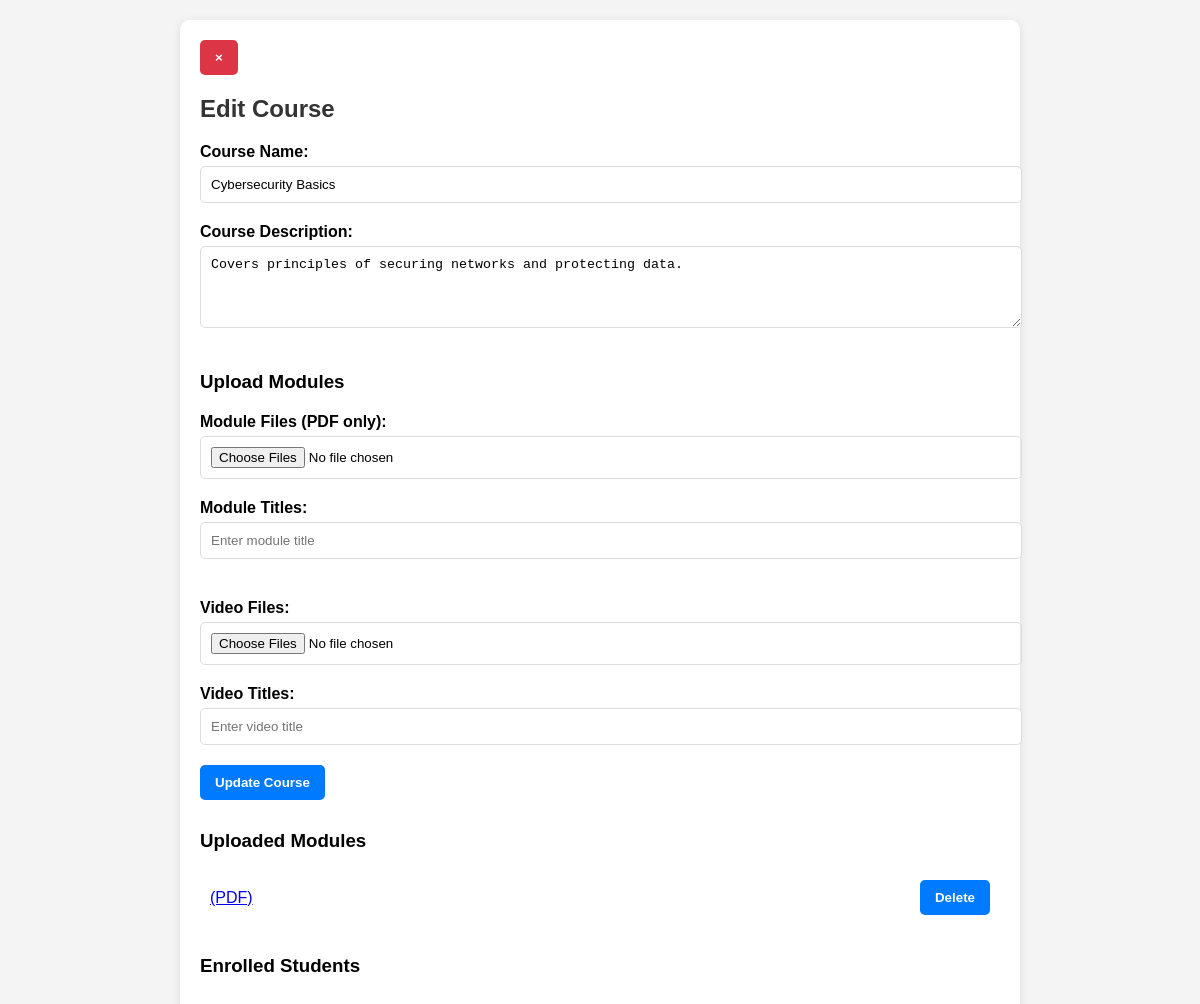
The page /edit_course.php?course_id=13 on the database its author committed.
### tables this page shows
CREATE TABLE `courses` (
  `id` int(11) NOT NULL,
  `course_name` varchar(255) NOT NULL,
  `course_description` text DEFAULT NULL,
  `course_image` varchar(255) DEFAULT NULL,
  `instructor_id` int(11) DEFAULT NULL,
  `instructor_name` varchar(255) DEFAULT NULL,
  `overview` text DEFAULT NULL
);

CREATE TABLE `modules` (
  `id` int(11) NOT NULL,
  `course_id` int(11) NOT NULL,
  `title` varchar(255) NOT NULL,
  `module_file` varchar(255) DEFAULT NULL,
  `video_file` varchar(255) DEFAULT NULL,
  `created_at` timestamp NOT NULL DEFAULT current_timestamp()
);

### edit_course.php (the view, shortened to what this page needs)
<?php
$host = 'localhost';
$db_name = 'lms';
$username = 'root';
$password = '';
try {
    $pdo = new PDO("mysql:host=$host;dbname=$db_name", $username, $password);
    $pdo->setAttribute(PDO::ATTR_ERRMODE, PDO::ERRMODE_EXCEPTION);
} catch (PDOException $e) {
    die("Error: " . $e->getMessage());
}
$course_id = $_GET['course_id'];
$stmt = $pdo->prepare("SELECT * FROM courses WHERE id = ?");
$stmt->execute([$course_id]);
$course = $stmt->fetch(PDO::FETCH_ASSOC);
$modules = $pdo->prepare("SELECT * FROM modules WHERE course_id = ?");
$modules->execute([$course_id]);
$uploaded_modules = $modules->fetchAll(PDO::FETCH_ASSOC);
?>
<!DOCTYPE html>
<html lang="en">
<head>
</head>
<body>
<div class="container">
        <button class="close-btn" onclick="window.history.back();">×</button>
        <h2>Edit Course</h2>
        <form method="post" enctype="multipart/form-data">
            <label for="course_name">Course Name:</label>
            <input type="text" name="course_name" id="course_name" value="<?php echo htmlspecialchars($course['course_name']); ?>" required>
            <label for="course_description">Course Description:</label>
            <textarea name="course_description" id="course_description" rows="4" required><?php echo htmlspecialchars($course['course_description']); ?></textarea>
            <h3>Upload Modules</h3>
            <div class="file-upload">
                <label>Module Files (PDF only):</label>
                <input type="file" name="module_file[]" accept=".pdf" multiple>
                <label>Module Titles:</label>
                <input type="text" name="module_title[]" placeholder="Enter module title" >
            </div>
            <div class="file-upload">
                <label>Video Files:</label>
                <input type="file" name="video_file[]" accept=".mp4,.avi,.mov" multiple>
                <label>Video Titles:</label>
                <input type="text" name="video_title[]" placeholder="Enter video title" >
            </div>
            <button type="submit" name="update_course">Update Course</button>
        </form>
        <div class="uploaded-files">
            <h3>Uploaded Modules</h3>
            <ul>
                <?php foreach ($uploaded_modules as $module): ?>
                    <?php if (!empty($module['module_file'])): ?>
                        <li>
                            <a href="<?php echo htmlspecialchars($module['module_file']); ?>" target="_blank">
                                <?php echo htmlspecialchars($module['title']); ?> (PDF)
                            </a>
                            <form action="edit_course.php?delete_module_id=<?php echo $module['id']; ?>" method="post" style="display:inline;">
                                <button class="delete-btn" type="submit">Delete</button>
                            </form>
                        </li>
                    <?php endif; ?>
                <?php endforeach; ?>
            </ul>
        </div>
        <div class="enrolled-students">
            <h3>Enrolled Students</h3>
        </div>
    </div>
</body>
</html>

### edit_course.php (style rules this page uses)
body { font-family: Arial, sans-serif; background-color: #f4f4f4; margin: 0; padding: 20px; }
.container { max-width: 800px; margin: 0 auto; background-color: #ffffff; padding: 20px; border-radius: 10px; box-shadow: 0 2px 10px rgba(0, 0, 0, 0.1); }
h2 { color: #333; }
label { font-weight: bold; }
input[type="text"], textarea, input[type="file"] { width: 100%; padding: 10px; margin: 5px 0 20px; border: 1px solid #ddd; border-radius: 5px; }
button { padding: 10px 15px; background-color: #007bff; color: #ffffff; border: none; border-radius: 5px; cursor: pointer; font-weight: bold; }
.close-btn { background-color: #dc3545; }
.file-upload { margin-top: 20px; }
.uploaded-files, .enrolled-students { margin-top: 30px; }
ul { list-style-type: none; padding: 0; }
li { padding: 10px; border-bottom: 1px solid #ddd; display: flex; justify-content: space-between; align-items: center; }
li:last-child { border-bottom: none; }

### rows shown on the page
courses: course_name "Cybersecurity Basics", course_description "Covers principles of securing networks and protecting data."
